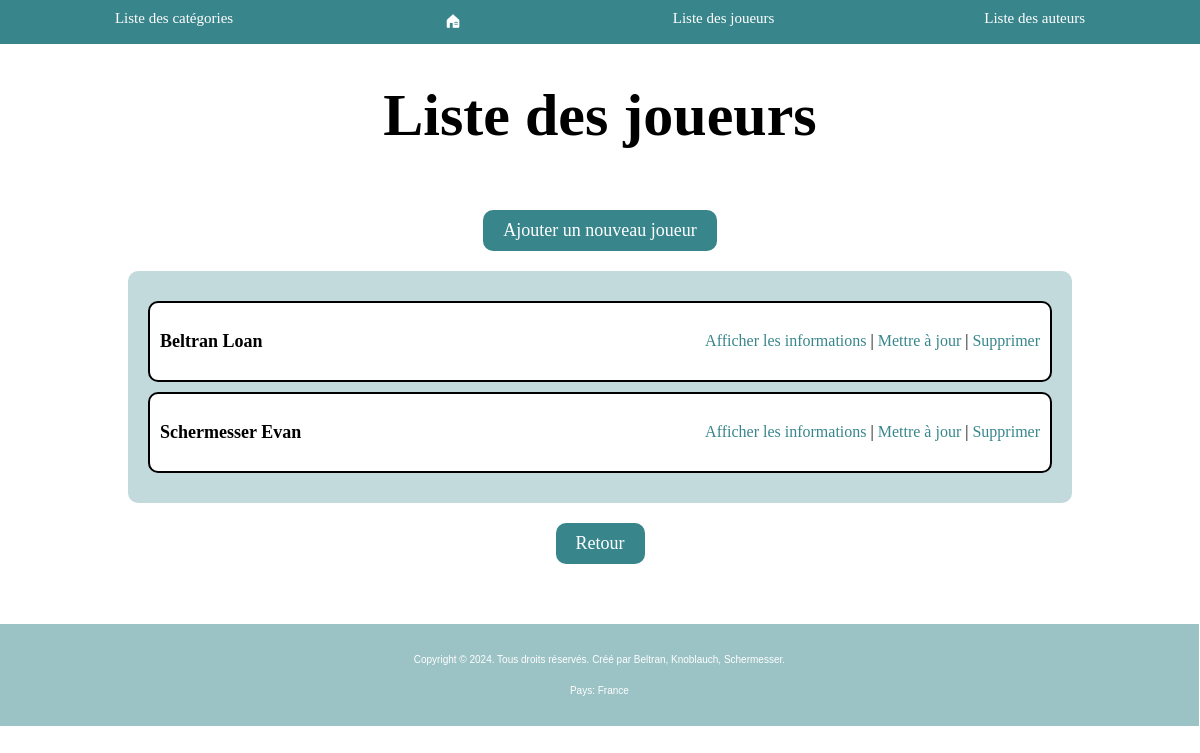
The app's page /index_joueurs/, older data.
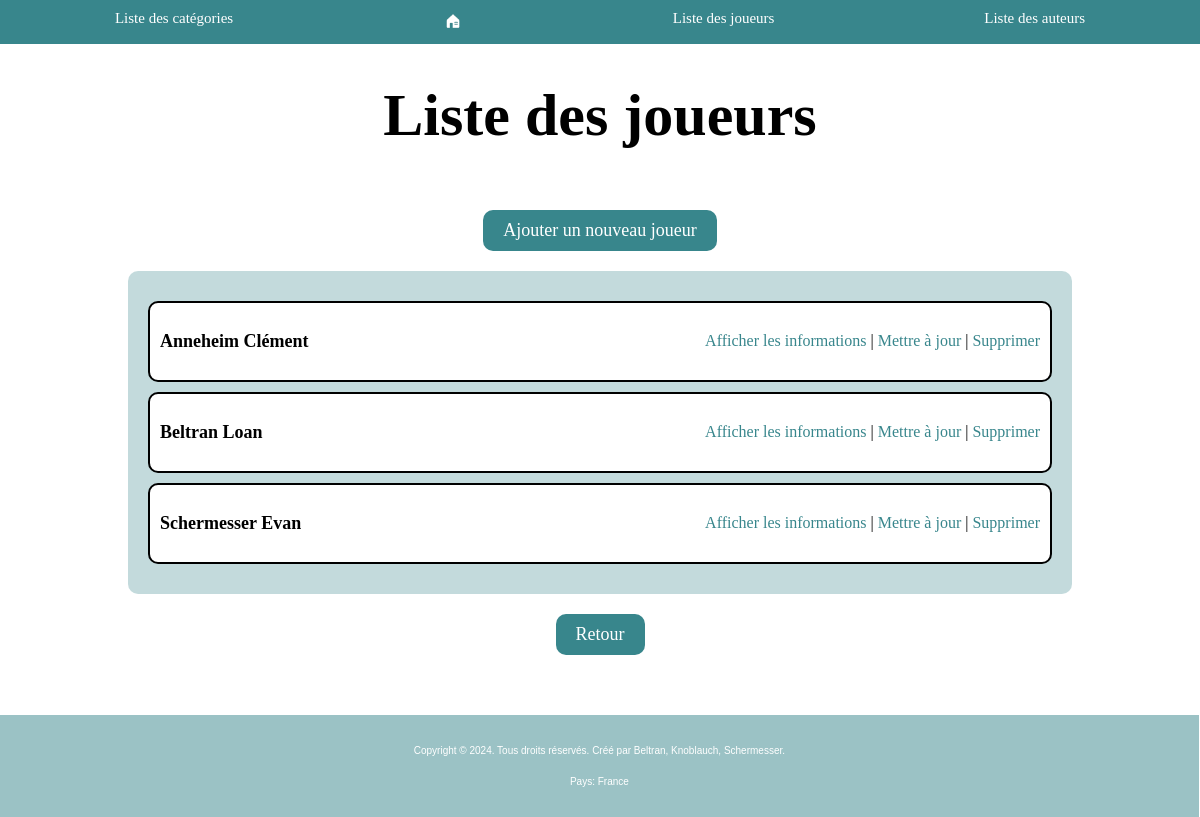
The same page, newer data.
### ludotheque/models.py (models this page shows, shortened)
class Joueurs(models.Model):
    nom = models.CharField(max_length=100)
    prenom = models.CharField(max_length=100)
    mail = models.CharField(max_length=100)
    mdp = models.CharField(max_length=100)
    TYPE_CHOICES = (
        ('professionnel', 'Professionnel'),
        ('particulier', 'Particulier'),
    )
    type = models.CharField(max_length=20, choices=TYPE_CHOICES)
    def __str__(self):
        chaine = f"{self.nom} {self.prenom} "
        return chaine

### ludotheque/views_joueurs.py (the view)
# urls.py: path('index_joueurs/', views_joueurs.joueurs_index),
def joueurs_index(request):
    liste = list(models.Joueurs.objects.all().order_by('nom'))
    return render(request, "joueurs/index.html", {"liste" : liste})

### ludotheque/templates/joueurs/index.html (shortened to what this page needs)
<!DOCTYPE html>
<html lang="en">
{% load static %}
<head>
    <link rel="stylesheet" type="text/css" href="{% static 'main.css' %}"/>
</head>
<body>
{% include 'main_nav.html' %}
<div class="containerSecond">
    <h1 class="mainTitle">Liste des joueurs</h1>
    <a class="addButton" href="/ajout_joueurs/">Ajouter un nouveau joueur</a>
    <article class="playerList">
        {% for j in liste %}
            <div class="playerItem">
                <p class="playerName">{{ j }}</p>
                <div class="playerActions">
                    <a class="edit" href="/affiche_joueurs/{{ j.id }}">Afficher les informations</a> |
                    <a class="edit" href="/update_joueurs/{{ j.id }}">Mettre à jour</a> |
                    <a class="edit" href="/delete_joueurs/{{ j.id }}">Supprimer</a>
                </div>
            </div>
        {% endfor %}
    </article>
    <a class="backButton" href="/">Retour</a>
</div>
{% include 'main_footer.html' %}
</body>
</html>

Row changes from the older to the newer data that the page shows:
added Joueurs: nom+prenom "Anneheim Clément"
